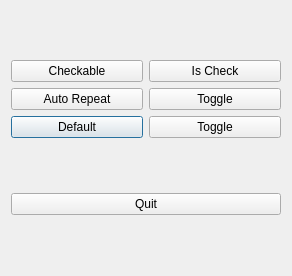
<?xml version="1.0" encoding="UTF-8"?>
<ui version="4.0">
 <class>Dialog</class>
 <widget class="QDialog" name="Dialog">
  <property name="geometry">
   <rect>
    <x>0</x>
    <y>0</y>
    <width>292</width>
    <height>276</height>
   </rect>
  </property>
  <property name="windowTitle">
   <string>Dialog</string>
  </property>
  <layout class="QVBoxLayout" name="verticalLayout">
   <item>
    <layout class="QGridLayout" name="gridLayout">
     <item row="0" column="0">
      <widget class="QPushButton" name="btnCheckable">
       <property name="text">
        <string>Checkable</string>
       </property>
       <property name="checkable">
        <bool>true</bool>
       </property>
       <property name="checked">
        <bool>false</bool>
       </property>
      </widget>
     </item>
     <item row="0" column="1">
      <widget class="QPushButton" name="btnIsCheck">
       <property name="text">
        <string>Is Check</string>
       </property>
      </widget>
     </item>
     <item row="1" column="0">
      <widget class="QPushButton" name="btnAutoRepeat">
       <property name="text">
        <string>Auto Repeat</string>
       </property>
       <property name="autoRepeat">
        <bool>true</bool>
       </property>
      </widget>
     </item>
     <item row="1" column="1">
      <widget class="QPushButton" name="btnToggleAutoRepeat">
       <property name="text">
        <string>Toggle</string>
       </property>
      </widget>
     </item>
     <item row="2" column="0">
      <widget class="QPushButton" name="btnDefault">
       <property name="text">
        <string>Default</string>
       </property>
       <property name="default">
        <bool>true</bool>
       </property>
      </widget>
     </item>
     <item row="2" column="1">
      <widget class="QPushButton" name="btnToggleDefault">
       <property name="text">
        <string>Toggle</string>
       </property>
      </widget>
     </item>
    </layout>
   </item>
   <item>
    <widget class="QPushButton" name="btnQuit">
     <property name="text">
      <string>Quit</string>
     </property>
    </widget>
   </item>
  </layout>
 </widget>
 <resources/>
 <connections/>
</ui>
